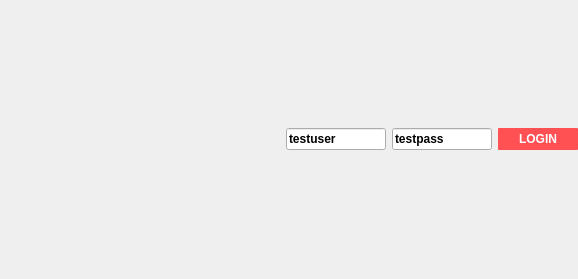
<?xml version="1.0" encoding="UTF-8"?>
<ui version="4.0">
 <class>LoginWidget</class>
 <widget class="QWidget" name="LoginWidget">
  <property name="geometry">
   <rect>
    <x>0</x>
    <y>0</y>
    <width>578</width>
    <height>279</height>
   </rect>
  </property>
  <property name="font">
   <font>
    <weight>75</weight>
    <bold>true</bold>
   </font>
  </property>
  <property name="windowTitle">
   <string>Form</string>
  </property>
  <property name="styleSheet">
   <string notr="true">QPushButton:pressed {
	background-color: rgb(235,235,235)
}
QPushButton {
border: 0px solid rgb(200,200,200);
border-radius: 1px;
background-color:rgb(255, 80, 83);
padding:4px;
	color: white
}</string>
  </property>
  <layout class="QHBoxLayout" name="horizontalLayout">
   <property name="spacing">
    <number>6</number>
   </property>
   <property name="leftMargin">
    <number>0</number>
   </property>
   <property name="topMargin">
    <number>0</number>
   </property>
   <property name="rightMargin">
    <number>0</number>
   </property>
   <property name="bottomMargin">
    <number>0</number>
   </property>
   <item alignment="Qt::AlignRight">
    <widget class="QWidget" name="login" native="true">
     <layout class="QHBoxLayout" name="horizontalLayout_2">
      <property name="leftMargin">
       <number>0</number>
      </property>
      <property name="topMargin">
       <number>0</number>
      </property>
      <property name="rightMargin">
       <number>0</number>
      </property>
      <property name="bottomMargin">
       <number>0</number>
      </property>
      <item>
       <widget class="QLineEdit" name="user">
        <property name="minimumSize">
         <size>
          <width>0</width>
          <height>20</height>
         </size>
        </property>
        <property name="maximumSize">
         <size>
          <width>100</width>
          <height>16777215</height>
         </size>
        </property>
        <property name="text">
         <string>testuser</string>
        </property>
       </widget>
      </item>
      <item>
       <widget class="QLineEdit" name="pass">
        <property name="minimumSize">
         <size>
          <width>0</width>
          <height>20</height>
         </size>
        </property>
        <property name="maximumSize">
         <size>
          <width>100</width>
          <height>16777215</height>
         </size>
        </property>
        <property name="text">
         <string>testpass</string>
        </property>
       </widget>
      </item>
     </layout>
    </widget>
   </item>
   <item>
    <widget class="QPushButton" name="loginButton">
     <property name="sizePolicy">
      <sizepolicy hsizetype="Fixed" vsizetype="Fixed">
       <horstretch>0</horstretch>
       <verstretch>0</verstretch>
      </sizepolicy>
     </property>
     <property name="minimumSize">
      <size>
       <width>80</width>
       <height>0</height>
      </size>
     </property>
     <property name="font">
      <font>
       <weight>75</weight>
       <bold>true</bold>
      </font>
     </property>
     <property name="styleSheet">
      <string notr="true"/>
     </property>
     <property name="text">
      <string>LOGIN</string>
     </property>
    </widget>
   </item>
  </layout>
 </widget>
 <resources/>
 <connections/>
</ui>
